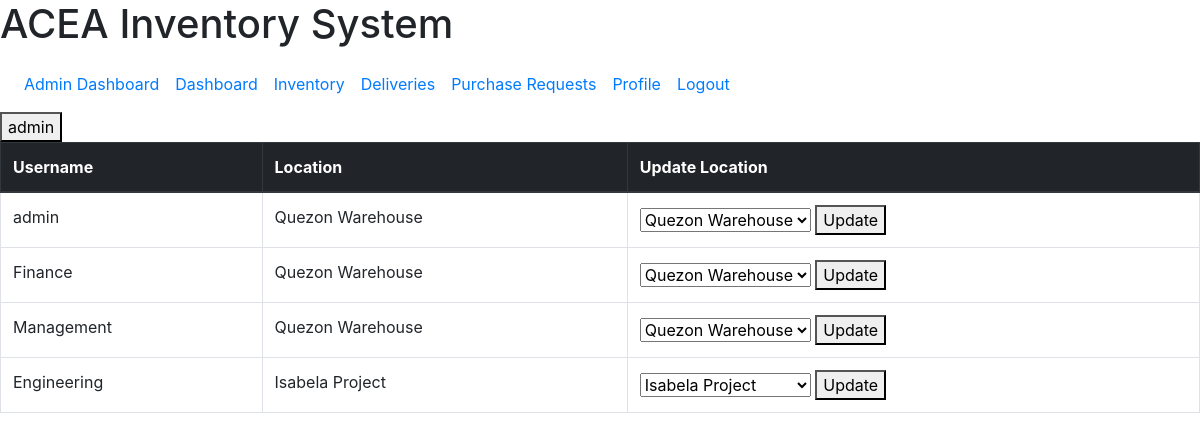
Screenshot of /adash/ (signed in) with the database file from the repository.
### user/models.py (models this page shows, shortened)
class UserProfile(models.Model):
    user = models.OneToOneField(User, null=True, on_delete=models.CASCADE) #associating user model to django auth, existing users present so has to be true , #CASCADE - deleting user will delete other stuff automatically
    location = models.ForeignKey('dashboard.Location', on_delete=models.CASCADE, null=True)
    image = models.ImageField(upload_to='profile_image', blank = True) #upload_to = 'path for saving', blank

### dashboard/models.py (models this page shows)
class Location(models.Model):
    name = models.CharField(max_length=100, null=True)
    def __str__(self):
        return f'{self.name}'

### dashboard/views.py (the view)
# urls.py: path('adash/', views.admin_dashboard, name='dashboard-admin'),
@login_required
def admin_dashboard(request):
    if not request.user.groups.filter(name='Administrator').exists():
        return redirect('dashboard-index')
    users = UserProfile.objects.all()
    locations = Location.objects.all()
    context = {'users': users, 'locations': locations}
    return render(request, 'dashboard/admin_dashboard.html', context)

### templates/templatetags/auth_extras.py (called while the page is built)
@register.filter(name='has_group')
def has_group(user, group_name):
    group = Group.objects.get(name=group_name)
    return True if group in user.groups.all() else False

### templates/dashboard/admin_dashboard.html (shortened to what this page needs)
{%extends 'partials/base.html'%}
{% block content %}
{% load bootstrap_icons %}
<table id="table" class="table table-bordered table-hover">
    <thead class="thead-dark">
        <tr>
            <th scope="col">Username</th>
            <th scope="col">Location</th>
            <th scope="col">Update Location</th>
        </tr>
    </thead>
    <tbody>
        {% for user in users %}
            <tr>
            <td>{{ user.user.username }}</td>
            <td>{{ user.location }}</td>
            <td>
                <form method="post" action="{% url 'update-user-location' user.user.id %}">
                <select name="location">
                    {% for location in locations %}
                    <option value="{{ location.id }}"
                        {% if location.id == user.location.id %} selected {% endif %}>
                        {{ location.name }}
                    </option>
                    {% endfor %}
                </select>
                <button type="submit">Update</button>
                </form>
            </td>
            </tr>
        {% endfor %}
        </tbody>
</table>
{% endblock %}
{% block js %}
        <link rel="stylesheet" type="text/css" href="https://cdn.datatables.net/v/dt/jszip-2.5.0/dt-1.10.18/af-2.3.0/b-1.5.2/b-colvis-1.5.2/b-flash-1.5.2/b-html5-1.5.2/b-print-1.5.2/cr-1.5.0/fh-3.1.4/r-2.2.2/datatables.min.css"/>
{% endblock %}

### templates/partials/header.html (shortened to what this page needs)
{% load bootstrap_icons %}
<header class="app-header">
  <div class="app-header-logo">
    <div class="logo">
      <h1 class="logo-title">
        <span>ACEA</span>
        <span>Inventory System</span>
      </h1>
    </div>
  </div>
  <div class="app-header-navigation">
    <div class="tabs">
      <nav class="navbar navbar-expand-md">
        <div class="collapse navbar-collapse justify-content-between" id="navbarSupportedContent">
          <ul class="navbar-nav mr-auto justify-content-between">
            {% if request.user.is_authenticated and request.user|has_group:"Administrator" %}
            <li class="nav-item active">
              <a class="nav-link" href="{% url 'dashboard-admin' %}">Admin Dashboard<span class="sr-only">(current)</span></a>
            </li>
            {% endif %}
            {% if user.is_authenticated%}
            <li class="nav-item active">
              <a class="nav-link" href="{% url 'dashboard-index' %}">Dashboard<span class="sr-only">(current)</span></a>
            </li>
            <li class="nav-item active">
              <a class="nav-link" href="{% url 'dashboard-inventory' %}">Inventory<span class="sr-only">(current)</span></a>
            </li>
            <li class="nav-item active">
              <a class="nav-link" href="{% url 'list-deliveries' %}">Deliveries<span class="sr-only">(current)</span></a>
            </li>
              {% if request.user.is_authenticated and request.user|has_group:"Administrator" or request.user|has_group:"Finance" or request.user|has_group:"Management" %}
              <li class="nav-item active">
                <a class="nav-link" href="{% url 'list-requests' %}">Purchase Requests<span class="sr-only">(current)</span></a>
              </li>
              {% endif %}
            <li class="nav-item active">
              <a class="nav-link" href="{% url 'view-profile' %}">Profile<span class="sr-only">(current)</span></a>
            </li>
            <li class="nav-item active">
              <a class="nav-link" href="{% url 'user-logout' %}">Logout<span class="sr-only">(current)</span></a>
            </li>
            {% endif %}
          </ul>
        </div>
      </nav>
    </div>
  </div>
  <div class="app-header-actions">
    {% if user.is_authenticated %}
    <a href="{% url 'view-profile' %}">
      <button class="user-profile">
        <span>
          {{user.username}}
        </span>
      </button>
    </a>
    {% endif %}
  </div>
</header>

### rows the page displays
UserProfile: user.username "admin", location "Quezon Warehouse"
UserProfile: user.username "Finance", location "Quezon Warehouse"
UserProfile: user.username "Management", location "Quezon Warehouse"
UserProfile: user.username "Engineering", location "Isabela Project"

### other values shown
{{ user.username }} "admin"
